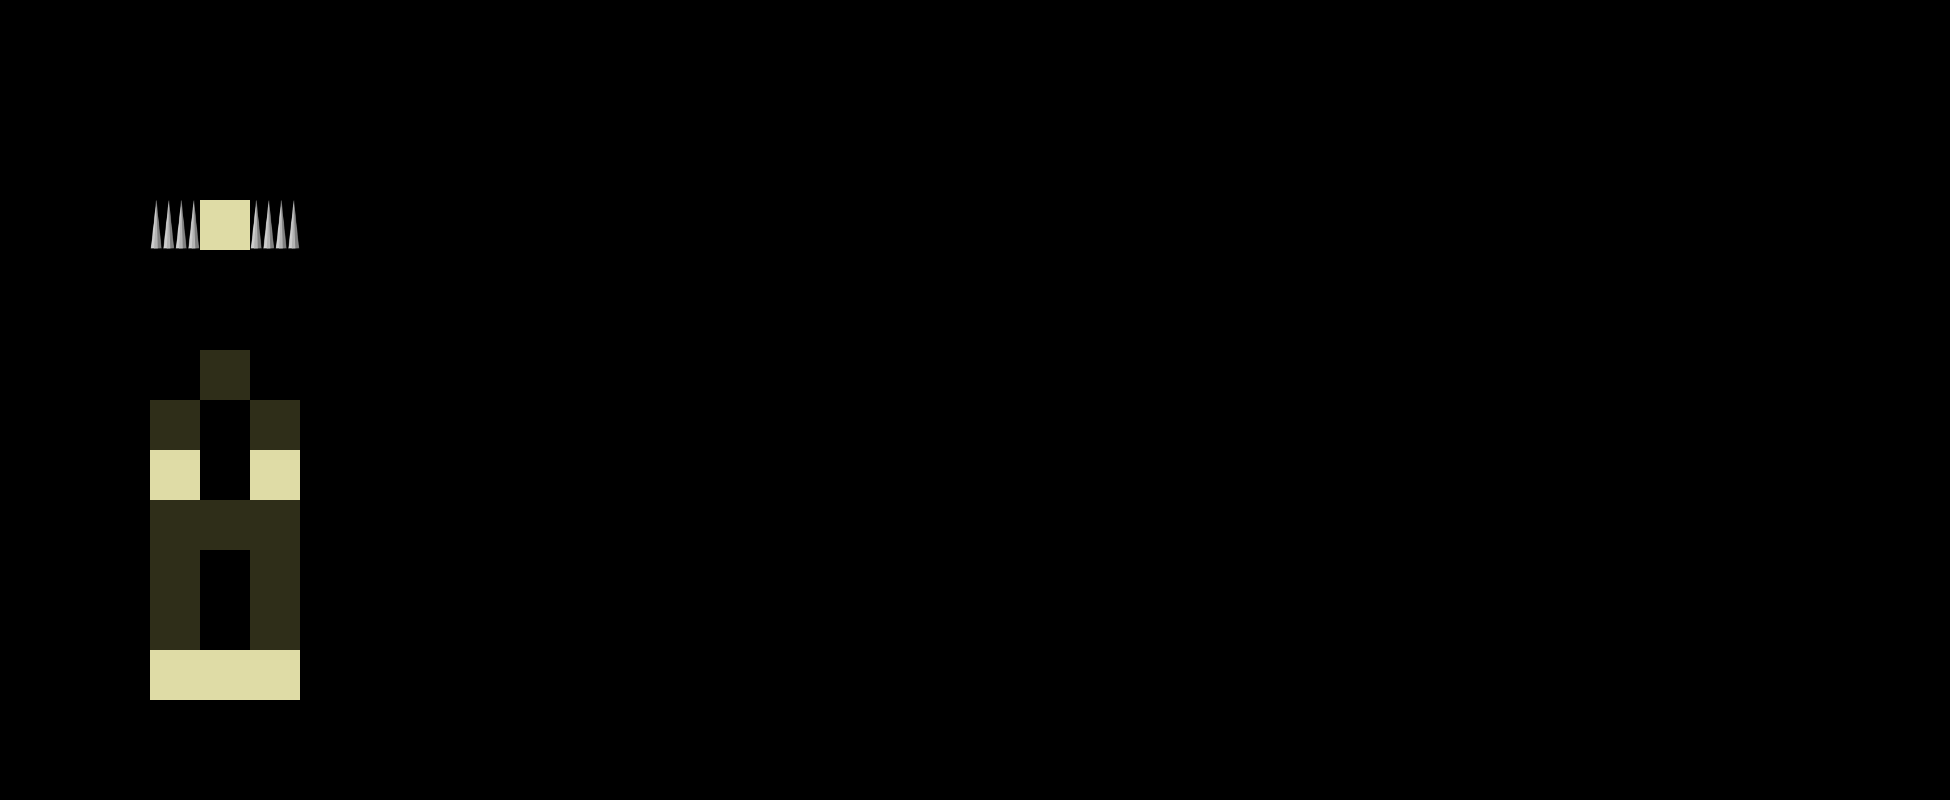

The image is a tile-based game level rendered from a .tmx file. Its description and source (layers, tilesets, objects; grid data summarised) follow:
An orthogonal 39x16 tile map with 50x50 px tiles, 1 tile layer (Foreground) and 2 objects (goal, player).

<map version="1.0" orientation="orthogonal" width="39" height="16" tilewidth="50" tileheight="50">
 <tileset firstgid="1" name="l1full" tilewidth="50" tileheight="50">
  <image source="l1full.png" trans="00007f" width="300" height="50" />
 </tileset>
 <layer name="Foreground" width="39" height="16">
  <properties>
   <property name="tileset" value="l1full" />
  </properties>
  <data>[624 cells, 18 non-empty, 3 distinct tile ids]</data>
 </layer>
 <objectgroup name="Object Layer 1" width="39" height="16">
  <object name="goal" x="450" y="200" width="50" height="50" />
  <object name="player" x="200" y="600" width="50" height="50" />
 </objectgroup>
</map>
